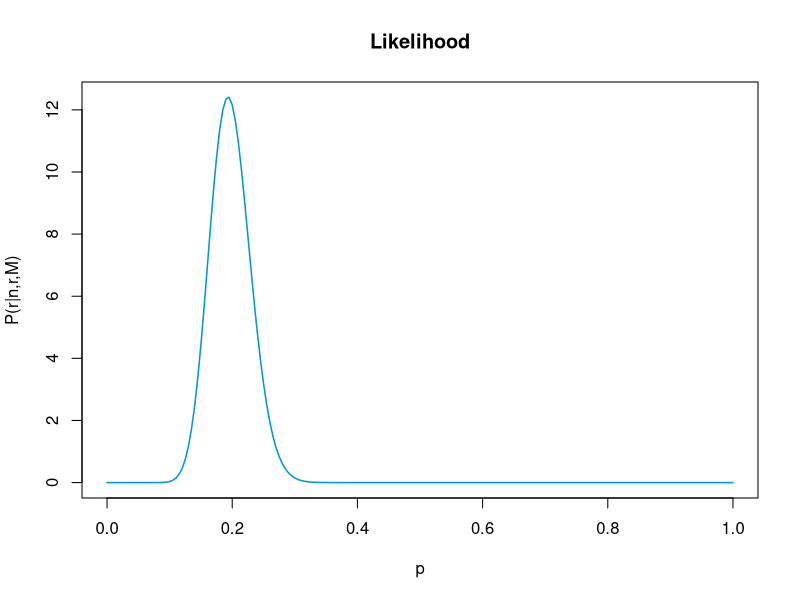
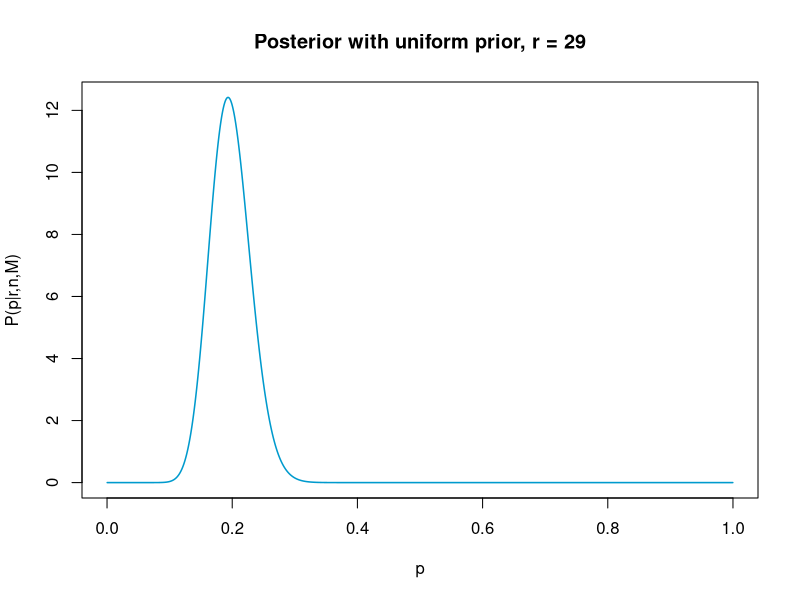
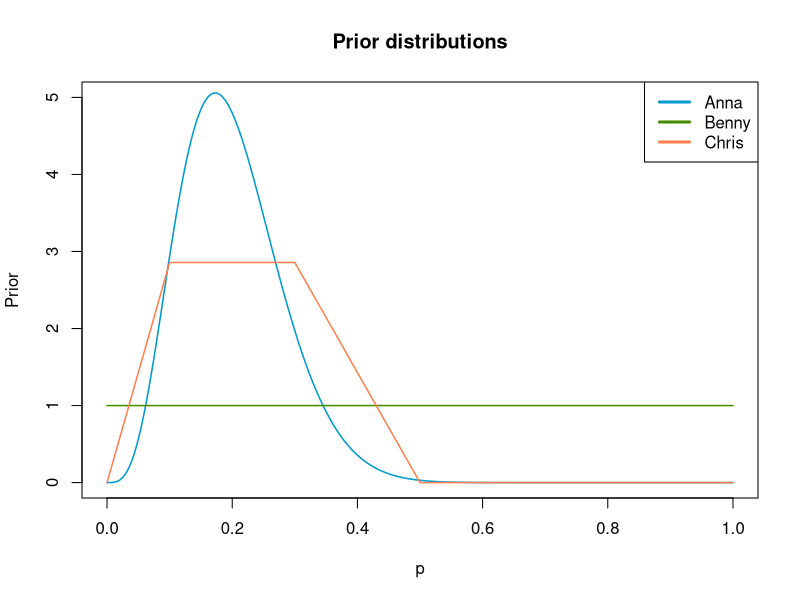
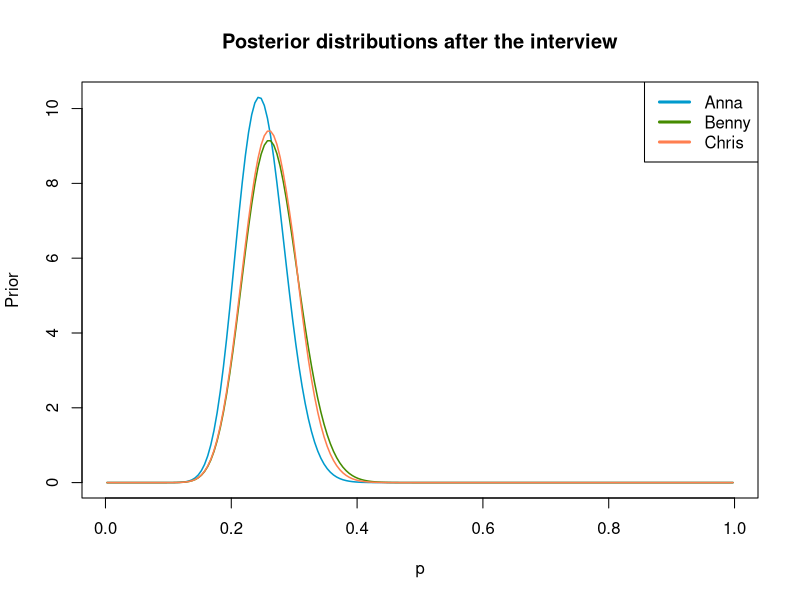
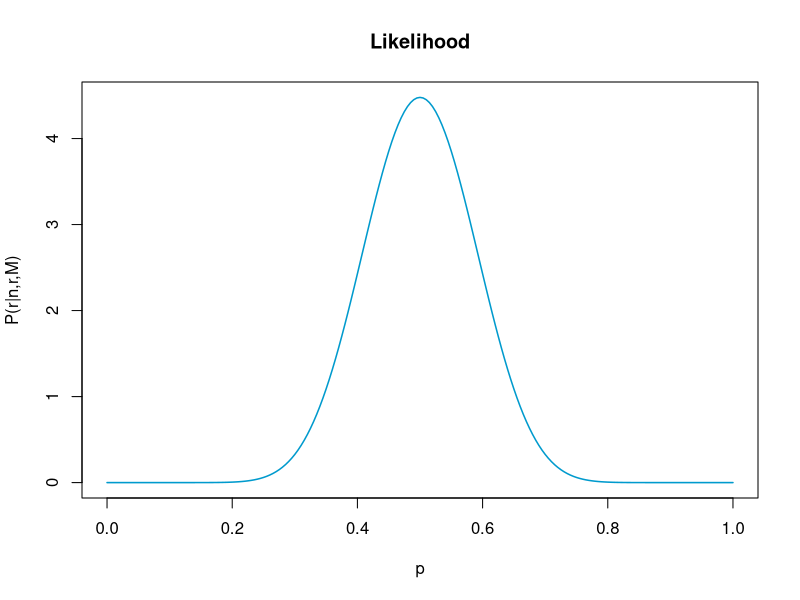
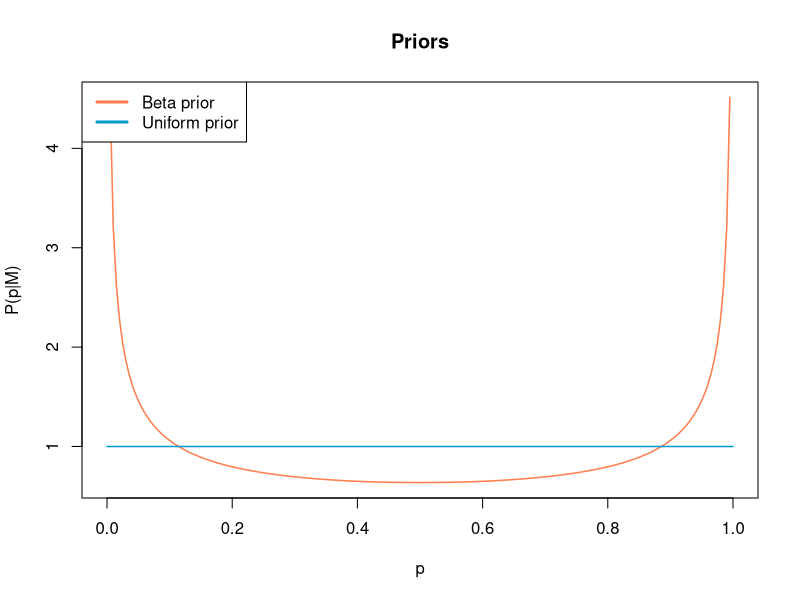
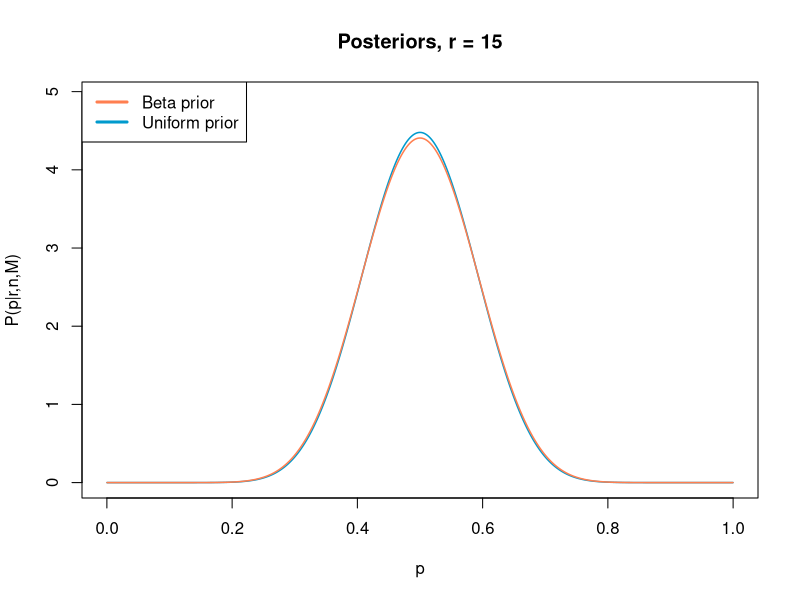
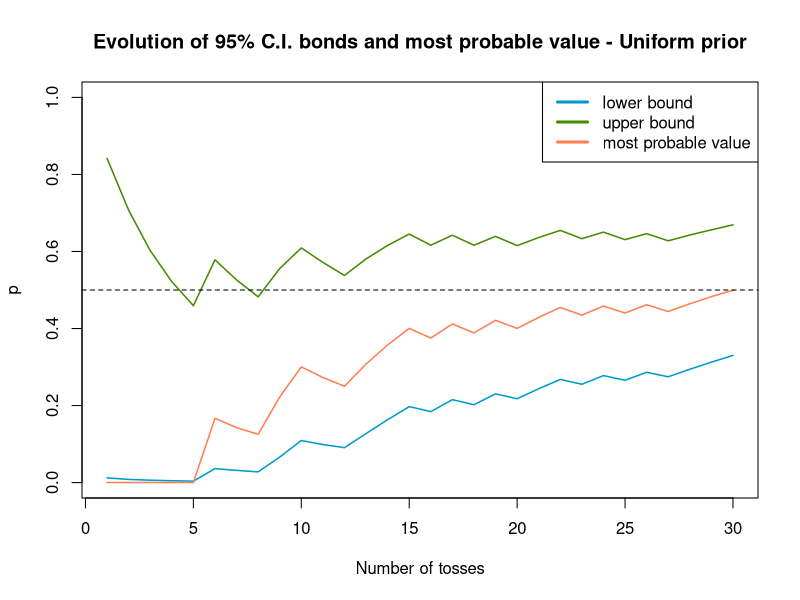

These charts were generated, in order, by the following R code:
## ---- chunk 1
knitr::opts_chunk$set(echo = TRUE)
## ---- chunk 2
n <- 150
r <- 29
p <- seq(0, 1, length.out = 201) 
likelihood <- function(p) {
  return(dbinom(x=r, size=n, prob=p))
}
likelihood1 <- integrate(likelihood,0,1)$value
L <- likelihood(p)/likelihood1
plot(p, L, 
     col = "deepskyblue3", 
     lwd = 1.5,
     type = "l", 
     xlab = "p", 
     ylab = "P(r|n,r,M)",
     main = "Likelihood")

n.sample <- 2000 # number of intervals in which we divide [0,1] 
delta.p <- 1/n.sample # sub-intervals length
p <- seq(from=1/(2*n.sample), by=1/n.sample, length.out=n.sample)

post.star <- dbinom(x=r, size=n, prob=p) 
post.norm <- post.star/(delta.p*sum(post.star)) 

plot(p, post.norm, 
     type = "l", 
     lwd = 1.5, 
     col = "deepskyblue3", 
     xlim = c(0,1), 
     xlab = "p", 
     ylab = "P(p|r,n,M)",
     main = paste("Posterior with uniform prior, r =", r)) 
## ---- chunk 3
p <- seq(0, 1, length.out=201) 
alpha.p <- 4.8
beta.p <- 19.2
anna.prior <- function(p, alpha = alpha.p, beta = beta.p) {
  return(dbeta(p, alpha, beta))
}

benny.prior <- dunif(p)

chris.prior <- function(p){ # NON E' NORMALIZZATA! ho aggiunto 0.7 per normalizzare <-----------------------
  prior.v <- ifelse(p >= 0 & p < 0.1, 20*p/0.7, 
                    ifelse(p >= 0.1 & p < 0.3, 2/0.7,
                           ifelse(p >= 0.3 & p < 0.5, (5-10*p)/0.7, 0)))
  return(prior.v)
}

plot(p, anna.prior(p, alpha.p, beta.p),
     ylim = c(0,5),
     lwd=1.5,
     type = "l",
     xlab = "p",
     ylab = "Prior",
     col = "deepskyblue3",
     main = "Prior distributions")

lines(p, benny.prior,
      lwd=1.5,
      type = "l",
      col = "chartreuse4")

lines(p, chris.prior(p), 
      lwd=1.5,
      type = "l",
      col = "coral")

legend("topright", 
       c("Anna", "Benny", "Chris"), 
       lwd = 3, 
       col = c("deepskyblue3", "chartreuse4", "coral"))
## ---- chunk 4
r <- 26
n <- 100
n.sample <- 200 # number of intervals in which we divide [0,1] 
delta.p <- 1/n.sample # sub-intervals length
p <- seq(from=1/(2*n.sample), by=1/n.sample, length.out=n.sample)

alpha <- alpha.p + r 
beta <- beta.p + n - r 
anna.post<- dbeta(p, alpha, beta)

plot(p, anna.post,
     lwd=1.5,
     type = "l",
     xlab = "p",
     ylab = "Prior",
     col = "deepskyblue3",
     main = "Posterior distributions after the interview")

benny.post.star <- dbinom(x=r, size=n, prob=p)
benny.post.norm <- benny.post.star/(delta.p*sum(benny.post.star))

lines(p, benny.post.norm,
      lwd=1.5,
      type = "l",
      col = "chartreuse4")

chris.posterior <- function(p) {
  return(dbinom(r,n,p)*chris.prior(p))
} 
norm <- integrate(chris.posterior, 0, 1)$value 
chris.posterior.norm <- function(p) {
  return(dbinom(r, n, p)*chris.prior(p)/norm)
}

lines(p, chris.posterior.norm(p),
      lwd = 1.5,
      type = "l",
      col = "coral")

legend("topright", 
       c("Anna", "Benny", "Chris"), 
       lwd = 3, 
       col = c("deepskyblue3", "chartreuse4", "coral"))
## ---- chunk 5
cat("Most probable value according to Anna:", p[which.max(anna.post)],"\n")
cat("95% credibility interval according to Anna: [x1, x2] = [", p[which.min(abs(0.025-cumsum(anna.post*delta.p)))], 
    ",", p[which.min(abs(0.975-cumsum(anna.post*delta.p)))], "]", "\n")

cat("Most probable value according to Benny:", p[which.max(benny.post.norm)], "\n")
cat("95% credibility interval according to Benny: [x1, x2] = [", p[which.min(abs(0.025-cumsum(benny.post.norm*delta.p)))], 
    ",", p[which.min(abs(0.975-cumsum(benny.post.norm*delta.p)))], "]", "\n")

cat("Most probable value according to Chris:", p[which.max(chris.posterior.norm(p))], "\n")
cat("95% credibility interval according to Chris: [x1, x2] = [", p[which.min(abs(0.025-cumsum(chris.posterior.norm(p)*delta.p)))], 
    ",", p[which.min(abs(0.975-cumsum(chris.posterior.norm(p)*delta.p)))], "]")
## ---- chunk 6
n <- 30
r <- 15  # heads
p <- seq(0, 1, length.out = 201)
likelihood <- function(p) {
  return(dbinom(x=r, size=n, prob=p))
}
likelihood1 <- integrate(likelihood,0,1)$value
L <- likelihood(p)/likelihood1
plot(p, L, 
     col = "deepskyblue3", 
     lwd = 1.5,
     type = "l", 
     xlab = "p", 
     ylab = "P(r|n,r,M)",
     main = "Likelihood")

flat.prior <- dunif(p)

alpha.p <- 0.5 # assume a fair coin
beta.p <- 0.5
beta.prior <- dbeta(p, alpha.p, beta.p)

plot(p, beta.prior,
     col = "coral", 
     type= "l", 
     lty = 1, 
     lwd = 1.5, 
     xlab = "p",
     ylab = "P(p|M)",
     main = "Priors")

lines(p, flat.prior,
     col = "deepskyblue3", 
     type= "l", 
     lty = 1, 
     lwd = 1.5)

legend("topleft", 
       c("Beta prior", "Uniform prior"), 
       lwd = 3, 
       col = c("coral", "deepskyblue3"))

n.sample <- 2000 # number of intervals in which we divide [0,1] 
delta.p <- 1/n.sample # sub-intervals length
p <- seq(from=1/(2*n.sample), by=1/n.sample, length.out=n.sample)
post.star.u <- dbinom(x=r, size=n, prob=p)
post.norm.u <- post.star.u/(delta.p*sum(post.star.u))
plot(p, post.norm.u,
     type = "l", 
     lwd = 1.5, 
     col = "deepskyblue3",
     ylim = c(0, 1.1*max(post.norm.u)),
     xlab = "p", 
     ylab = "P(p|r,n,M)",
     main = paste("Posteriors, r =", r)) 

alpha <- alpha.p + r 
beta <- beta.p + n - r 
post.star.b <- dbeta(p, alpha, beta)
post.norm.b <- post.star.b/(delta.p*sum(post.star.b))
lines(p, post.norm.b,
     type = "l", 
     lwd = 1.5, 
     col = "coral",
     xlab = "p", 
     ylab = "P(p|r,n,M)")

legend("topleft", 
       c("Beta prior", "Uniform prior"), 
       lwd = 3, 
       col = c("coral", "deepskyblue3"))
## ---- chunk 7
cat("Most probable value using an uniform prior:", p[which.max(post.norm.u)],"\n")
cat("95% credibility interval using an uniform prior: [x1, x2] = [", p[which.min(abs(0.025-cumsum(post.norm.u*delta.p)))], 
    ",", p[which.min(abs(0.975-cumsum(post.norm.u*delta.p)))], "]", "\n")

cat("Most probable value using a beta prior:", p[which.max(post.norm.b)], "\n")
cat("95% credibility interval using a beta prior: [x1, x2] = [", p[which.min(abs(0.025-cumsum(post.norm.b*delta.p)))], 
    ",", p[which.min(abs(0.975-cumsum(post.norm.b*delta.p)))], "]", "\n")
## ---- chunk 8
outcomes <- c("T", "T", "T", "T", "T", "H", "T", "T", "H", "H", "T", "T", "H", "H", "H",
              "T", "H", "T", "H", "T", "H", "H", "T", "H", "T", "H", "T", "H", "H", "H")

n.sample <- 2000 # number of intervals in which we divide [0,1] 
delta.p <- 1/n.sample # sub-intervals length
p <- seq(from=1/(2*n.sample), by=1/n.sample, length.out=n.sample)

r <- 0
upper.bond.u <- c()
lower.bond.u <- c()
most.prob.u <- c()
upper.bond.b <- c()
lower.bond.b <- c()
most.prob.b <- c()
plt = FALSE
for(i in 1:30) {
  if(outcomes[i]=="H") { 
    r <- r + 1
  }
  pst.star.u <- dbinom(x = r, size = i, prob = p)
  pst.norm.u <- pst.star.u/(delta.p*sum(pst.star.u))
  pst.star.b <- dbeta(p, 0.5 + r, 0.5 + i - r)
  pst.norm.b <- pst.star.b/(delta.p*sum(pst.star.b))
  if(plt == TRUE) {
    plot(p, pst.norm.u, 
         type = "l", 
         lwd = 1.5, 
         col = "deepskyblue3",
         xlab = "p",
         ylab = "P(p|r,n,M)",
         main=paste("Posterior for uniform prior, r =", r, ", n =", i))
    plot(p, pst.norm.b, 
         type = "l", 
         lwd = 1.5, 
         col = "deepskyblue3",
         xlab = "p",
         ylab = "P(p|r,n,M)",
         main=paste("Posterior for beta prior, r =", r, ", n =", i))
  }
  # uniform prior
  x1.u <- p[which.min(abs(0.025-cumsum(pst.norm.u*delta.p)))]
  x2.u <- p[which.min(abs(0.975-cumsum(pst.norm.u*delta.p)))]
  most.prob.u <- c(most.prob.u, p[which.max(pst.norm.u)])
  lower.bond.u <- c(lower.bond.u, x1.u)
  upper.bond.u <- c(upper.bond.u, x2.u)
  #beta prior
  x1.b <- p[which.min(abs(0.025-cumsum(pst.norm.b*delta.p)))]
  x2.b <- p[which.min(abs(0.975-cumsum(pst.norm.b*delta.p)))]
  most.prob.b <- c(most.prob.b, p[which.max(pst.norm.b)])
  lower.bond.b <- c(lower.bond.b, x1.b)
  upper.bond.b <- c(upper.bond.b, x2.b)
}

cat("-- UNIFORM PRIOR \n")
cat("[x1, x2] = [", lower.bond.u[30], ",", upper.bond.u[30], "] \n")
cat("Most probable value =", most.prob.u[30], "\n")
cat("\n")
cat("-- BETA PRIOR \n")
cat("[x1, x2] = [", lower.bond.b[30], ",", upper.bond.b[30], "] \n")
cat("Most probable value =", most.prob.b[30])

plot(seq(1,30), lower.bond.u,
     type = "l", 
     lwd = 1.5, 
     ylim = c(0,1),
     col = "deepskyblue3",
     xlab = "Number of tosses",
     ylab = "p",
     main=paste("Evolution of 95% C.I. bonds and most probable value - Uniform prior"))

lines(seq(1,30), upper.bond.u,
      type = "l",
      lwd = 1.5,
      col = "chartreuse4")

lines(seq(1,30), most.prob.u,
      type = "l",
      lwd = 1.5,
      col = "coral")

legend("topright", 
       c("lower bound", "upper bound", "most probable value"), 
       lwd = 3, 
       col = c("deepskyblue3", "chartreuse4", "coral"))

abline(h = 0.5, lty = 2)

plot(seq(1,30), lower.bond.b,
     type = "l", 
     lwd = 1.5, 
     ylim = c(0,1),
     col = "deepskyblue3",
     xlab = "Number of tosses",
     ylab = "p",
     main=paste("Evolution of 95% C.I. bonds and most probable value - Beta prior"))

lines(seq(1,30), upper.bond.b,
      type = "l",
      lwd = 1.5,
      col = "chartreuse4")

lines(seq(1,30), most.prob.b,
      type = "l",
      lwd = 1.5,
      col = "coral")

legend("topright", 
       c("lower bound", "upper bound", "most probable value"), 
       lwd = 3, 
       col = c("deepskyblue3", "chartreuse4", "coral"))

abline(h = 0.5, lty = 2)
